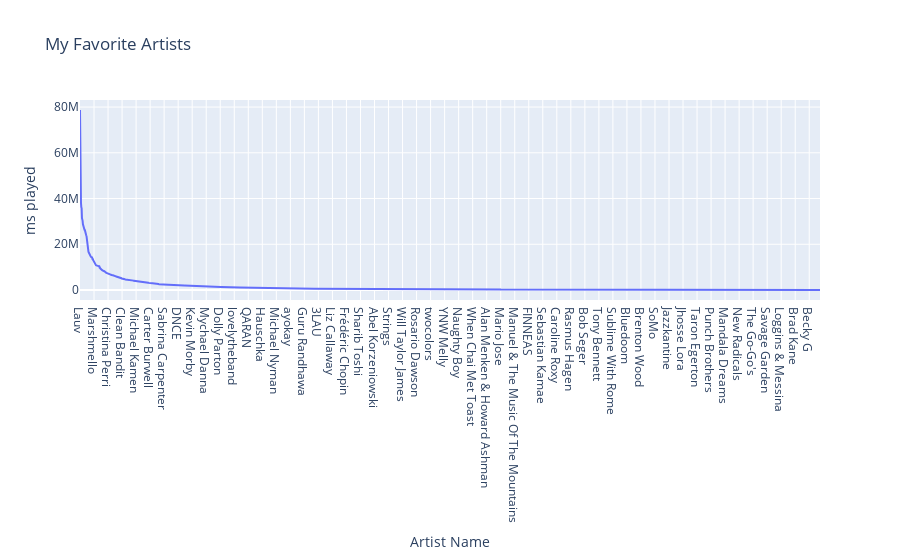

Notebook code for this chart:
### Markdown cell above
Let's take a look at these on a plot. It appears that the difference between songs that I really enjoy and those that fit into the "general" category is striking; there's a sharp curve for both of these graphs.

### Code cell
plot(favorite_artists.index,favorite_artists['msPlayed'], title="My Favorite Artists", xaxis='Artist Name', yaxis='ms played')

### Figure 1 — Plotly figure (JSON) as saved in the notebook; plotly's stock layout.template omitted (floating-point values rounded to 4 significant figures; data arrays with more than 128 entries replaced by an {"elided": "..."} marker saying what was removed)
{"data": [{"line": {"shape": "linear"}, "type": "scatter", "x": {"elided": "2270 str values"}, "y": {"elided": "2270 int values"}}], "layout": {"font": {"size": 12}, "title": {"text": "My Favorite Artists"}, "xaxis": {"title": {"text": "Artist Name"}}, "yaxis": {"title": {"text": "ms played"}}}}
